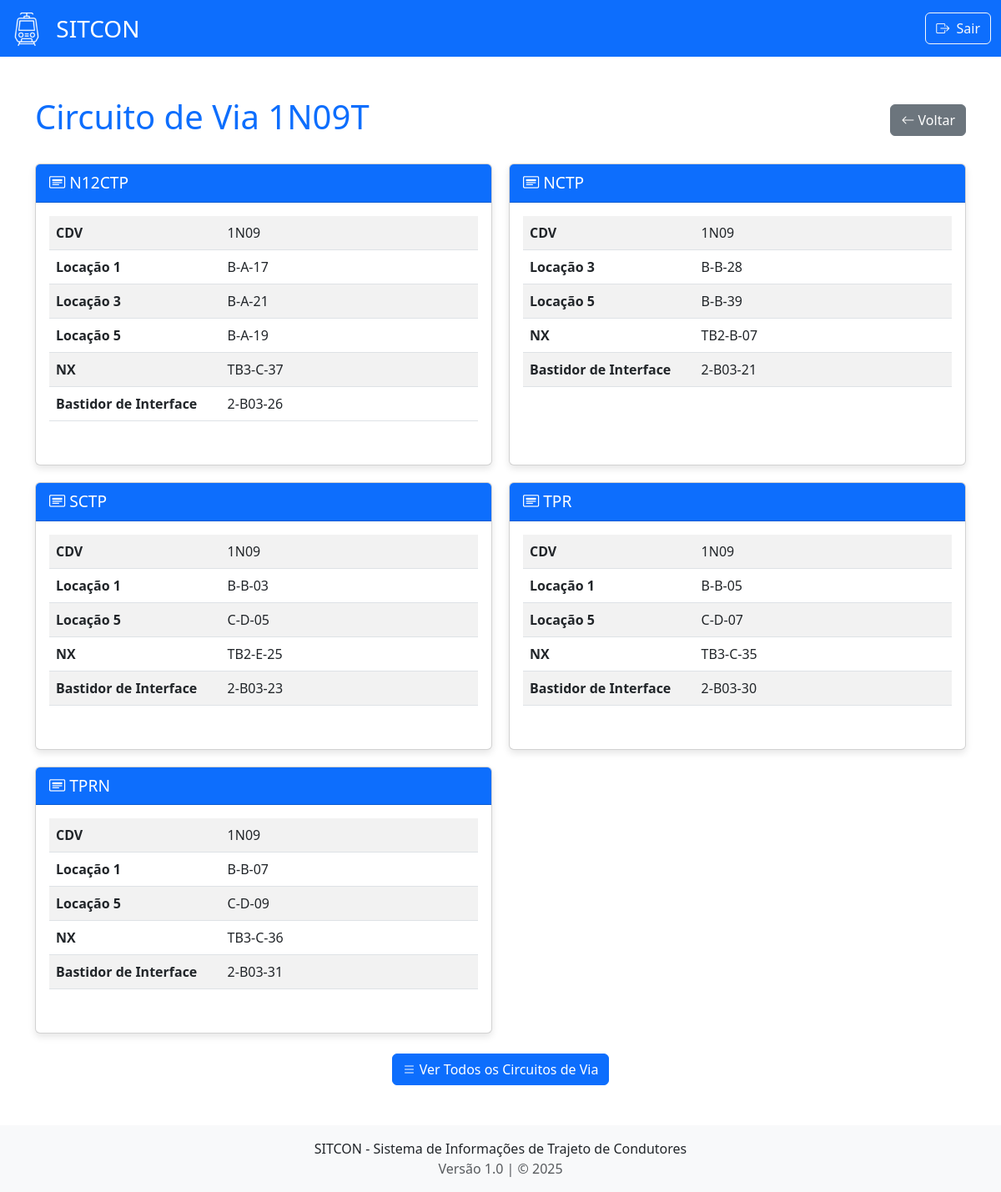
Page /cdv/1N09 (signed in) on the committed database.
### models.py (models this page shows, shortened)
class CDV(db.Model):
    __tablename__ = 'cdv'
    idcdv = db.Column(db.String(5), primary_key=True)
    tipo = db.Column(db.String(6), primary_key=True)
    L1 = db.Column(db.String(8), nullable=True)
    L2 = db.Column(db.String(8), nullable=True)
    L3 = db.Column(db.String(8), nullable=True)
    L4 = db.Column(db.String(8), nullable=True)
    L5 = db.Column(db.String(8), nullable=True)
    L6 = db.Column(db.String(8), nullable=True)
    L7 = db.Column(db.String(8), nullable=True)
    L8 = db.Column(db.String(8), nullable=True)
    L9 = db.Column(db.String(8), nullable=True)
    L10 = db.Column(db.String(8), nullable=True)
    tower = db.Column(db.String(8), nullable=True)
    interface = db.Column(db.String(8), nullable=True)
    L14 = db.Column(db.String(8), nullable=True)
    L15 = db.Column(db.String(8), nullable=True)
    L16 = db.Column(db.String(8), nullable=True)
    L18 = db.Column(db.String(8), nullable=True)
    L17 = db.Column(db.String(8), nullable=True)
    L20 = db.Column(db.String(8), nullable=True)
    L21 = db.Column(db.String(8), nullable=True)
    L22 = db.Column(db.String(8), nullable=True)
    L23 = db.Column(db.String(8), nullable=True)

### app.py (the view)
@app.route('/cdv/<cdv_id>')
def cdv_detail(cdv_id):
    if not session.get('logado'):
        return redirect(url_for('login'))
    TRADUCAO_CAMPOS = {
        'idcdv': 'CDV',
        'tipo': 'Tipo',
        'L1': 'Locação 1',
        'L2': 'Locação 2',
        'L3': 'Locação 3',
        'L4': 'Locação 4',
        'L5': 'Locação 5',
        'L6': 'Locação 6',
        'L7': 'Locação 7',
        'L8': 'Locação 8',
        'L9': 'Locação 9',
        'L10': 'Locação 10',
        'tower': 'NX',
        'interface': 'Bastidor de Interface',
        'L14': 'Locação 14',
        'L15': 'Locação 15',
        'L16': 'Locação 16',
        'L18': 'Locação 18',
        'L17': 'Locação 17',
        'L20': 'Locação 20',
        'L21': 'Locação 21',
        'L22': 'Locação 22',
        'L23': 'Locação 23'
    }
    registros = CDV.query.filter_by(idcdv=cdv_id).all()
    if not registros:
        flash(f'CDV {cdv_id} não encontrado', 'warning')
        return redirect(url_for('cdv'))
    dados = []
    for registro in registros:
        campos_registro = {}
        for coluna in CDV.__table__.columns:
            nome_original = coluna.name
            nome_amigavel = TRADUCAO_CAMPOS.get(nome_original, nome_original)
            valor = getattr(registro, nome_original)
            if valor not in [None, '']:
                campos_registro[nome_amigavel] = valor
        dados.append(campos_registro)
    return render_template('cdv_detail.html',
                         cdv_id=cdv_id,
                         registros=dados)

### templates/cdv_detail.html (shortened to what this page needs)
<!DOCTYPE html>
<html lang="pt-BR">
  <head>
    <link
      href="https://cdn.jsdelivr.net/npm/bootstrap@5.3.0/dist/css/bootstrap.min.css"
      rel="stylesheet"
    />
    <link
      rel="stylesheet"
      href="https://cdn.jsdelivr.net/npm/bootstrap-icons@1.10.0/font/bootstrap-icons.css"
    />
  </head>
  <body>
    <nav class="navbar bg-primary navbar-dark">
      <div class="container-fluid">
        <a class="navbar-brand" href="/sitcon" style="font-size: 28px">
          <img
            src="{{ url_for('static', filename='images/train3.png') }}"
            alt="Logo SITCON"
            width="40"
            height="40"
            class="d-inline-block align-text-top me-2"
          />
          SITCON
        </a>
        <div class="d-flex">
          <a href="{{ url_for('logout') }}" class="btn btn-outline-light">
            <i class="bi bi-box-arrow-right me-1"></i> Sair
          </a>
        </div>
      </div>
    </nav>
    <div class="container mt-5">
      <div class="d-flex justify-content-between align-items-center mb-4">
        <h1 class="text-primary">Circuito de Via {{ cdv_id }}T</h1>
        <a href="/cdv" class="btn btn-secondary">
          <i class="bi bi-arrow-left"></i> Voltar
        </a>
      </div>
      <div class="registro-grid">
        {% for registro in registros %}
        <div class="card">
          <div class="card-header bg-primary text-white">
            <i class="bi bi-card-heading"></i>
            {{ registro.pop('Tipo', 'Configuração ' + loop.index|string) }}
          </div>
          <div class="card-body">
            <div class="table-responsive">
              <table class="table table-striped">
                <tbody>
                  {% if registro %}
                    {% for nome, valor in registro.items() %}
                      {% if nome != 'tipo' %}
                      <tr>
                        <td width="40%"><strong>{{ nome }}</strong></td>
                        <td>{{ valor }}</td>
                      </tr>
                      {% endif %}
                    {% endfor %}
                  {% else %}
                    <tr>
                      <td colspan="2" class="text-center">Nenhum dado disponível</td>
                    </tr>
                  {% endif %}
                </tbody>
              </table>
            </div>
          </div>
        </div>
        {% endfor %}
      </div>
      <div class="text-center mt-4">
        <a href="/cdv" class="btn btn-primary">
          <i class="bi bi-list"></i> Ver Todos os Circuitos de Via
        </a>
      </div>
    </div>
    <footer class="mt-5 py-3 bg-light">
      <div class="container text-center">
        <p class="mb-0">SITCON - Sistema de Informações de Trajeto de Condutores</p>
        <p class="mb-0 text-muted">Versão 1.0 | &copy; 2025</p>
      </div>
    </footer>
  </body>
</html>

### templates/cdv_detail.html (style rules this page uses)
.card-header { font-size: 1.2rem; }
.card { box-shadow: 0 4px 8px rgba(0, 0, 0, 0.1); height: 100%; margin-bottom: 20px; }
.table-responsive { max-height: 300px; overflow-y: auto; }
.registro-grid { display: grid; grid-template-columns: repeat(2, 1fr); gap: 20px; }

### rows in the picture
CDV: pop "N12CTP", nome "CDV", idcdv "1N09", nome "Locação 1", L1 "B-A-17", nome "Locação 3", L3 "B-A-21", nome "Locação 5", L5 "B-A-19", nome "NX", tower "TB3-C-37", nome "Bastidor de Interface", interface "2-B03-26"
CDV: pop "NCTP", nome "CDV", idcdv "1N09", nome "Locação 3", L3 "B-B-28", nome "Locação 5", L5 "B-B-39", nome "NX", tower "TB2-B-07", nome "Bastidor de Interface", interface "2-B03-21"
CDV: pop "SCTP", nome "CDV", idcdv "1N09", nome "Locação 1", L1 "B-B-03", nome "Locação 5", L5 "C-D-05", nome "NX", tower "TB2-E-25", nome "Bastidor de Interface", interface "2-B03-23"
CDV: pop "TPR", nome "CDV", idcdv "1N09", nome "Locação 1", L1 "B-B-05", nome "Locação 5", L5 "C-D-07", nome "NX", tower "TB3-C-35", nome "Bastidor de Interface", interface "2-B03-30"
CDV: pop "TPRN", nome "CDV", idcdv "1N09", nome "Locação 1", L1 "B-B-07", nome "Locação 5", L5 "C-D-09", nome "NX", tower "TB3-C-36", nome "Bastidor de Interface", interface "2-B03-31"

### other values in the picture
{{ cdv_id }} "1N09"
